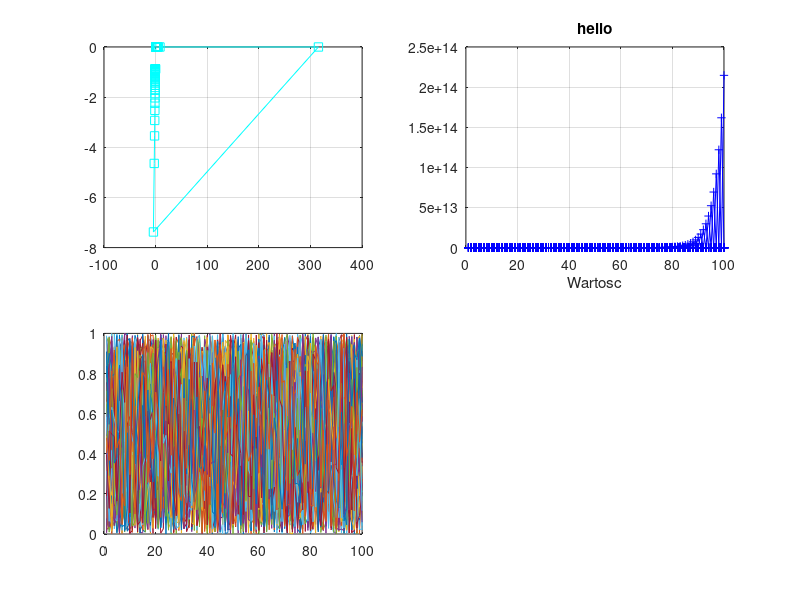

This chart was generated by the following MATLAB code:
n=linspace(1,30);
y=input('Podaj wartosc konca szeregu:');
u=linspace(1,y);
subplot(2,2,1);
for i=1:n
    for j=1:5
        l=(i-j)/(i+j)
        x=sin(u).^l;
    end
end
plot(x,'-cs');
grid on
disp(x);
o=linspace(5,33);
d=exp(o);

X=diag(d);
subplot(2,2,2);
plot(X,'-b+')
grid on
xlabel('Wartosc')
axis on
title('hello')
Z=rand(size(X));
subplot(2,2,3);
plot(Z);





